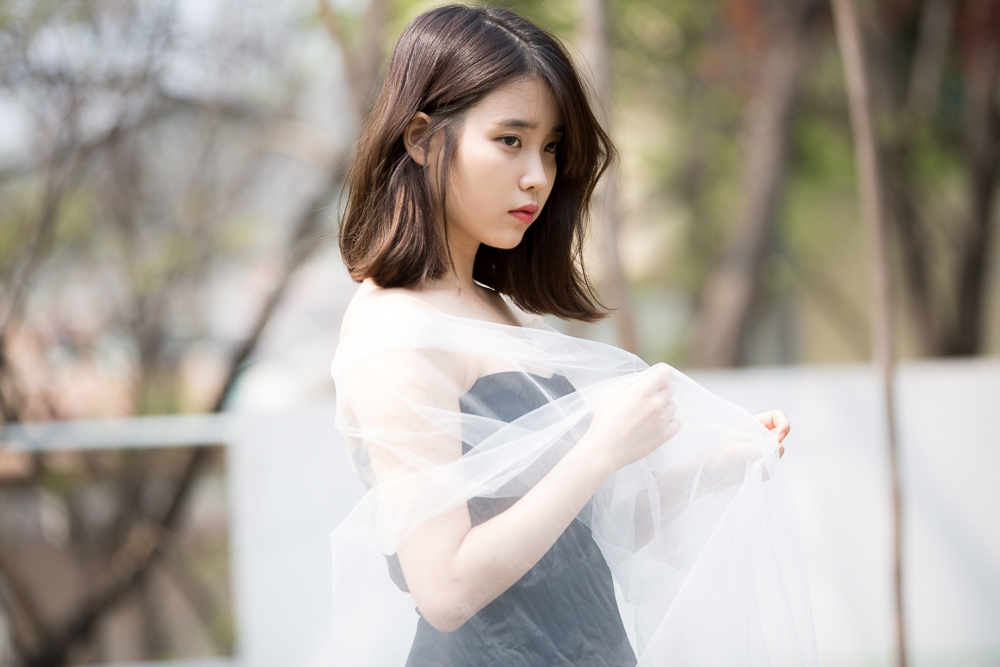
#> input picture Ch01_Hello_Python/IU_twitter.jpg, 1000 x 667 px
$ python __1.6_Matplotlib.py
#> lines starting #> are read from the running program, lines starting #| are printed output that depends on the picture

import numpy as np
import matplotlib.pyplot as plt
from matplotlib.image import imread

x = np.arange(0, 6, 0.1)
y1 = np.sin(x)
y2 = np.cos(x)

plt.plot(x, y1, label="sin")
plt.plot(x, y2, linestyle="--", label="cos")
plt.xlabel("x")
plt.ylabel("y")
plt.title("sin & cos")
plt.legend()
#plt.show()

img = imread("IU_twitter.jpg")
#> img is the input picture: shape (667, 1000, 3); mean R, G, B 171.8, 164.6, 156.5
plt.imshow(img)
plt.show()
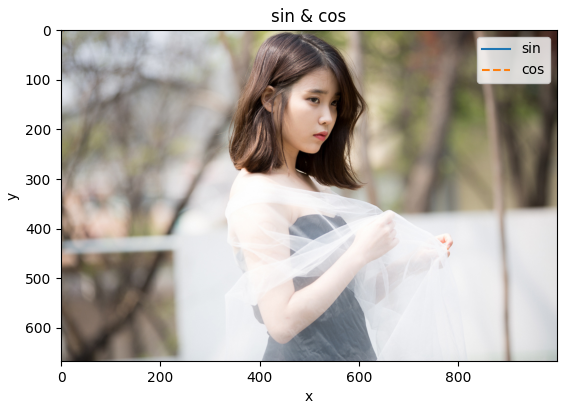
#> figure drawn by matplotlib, 1 panel
